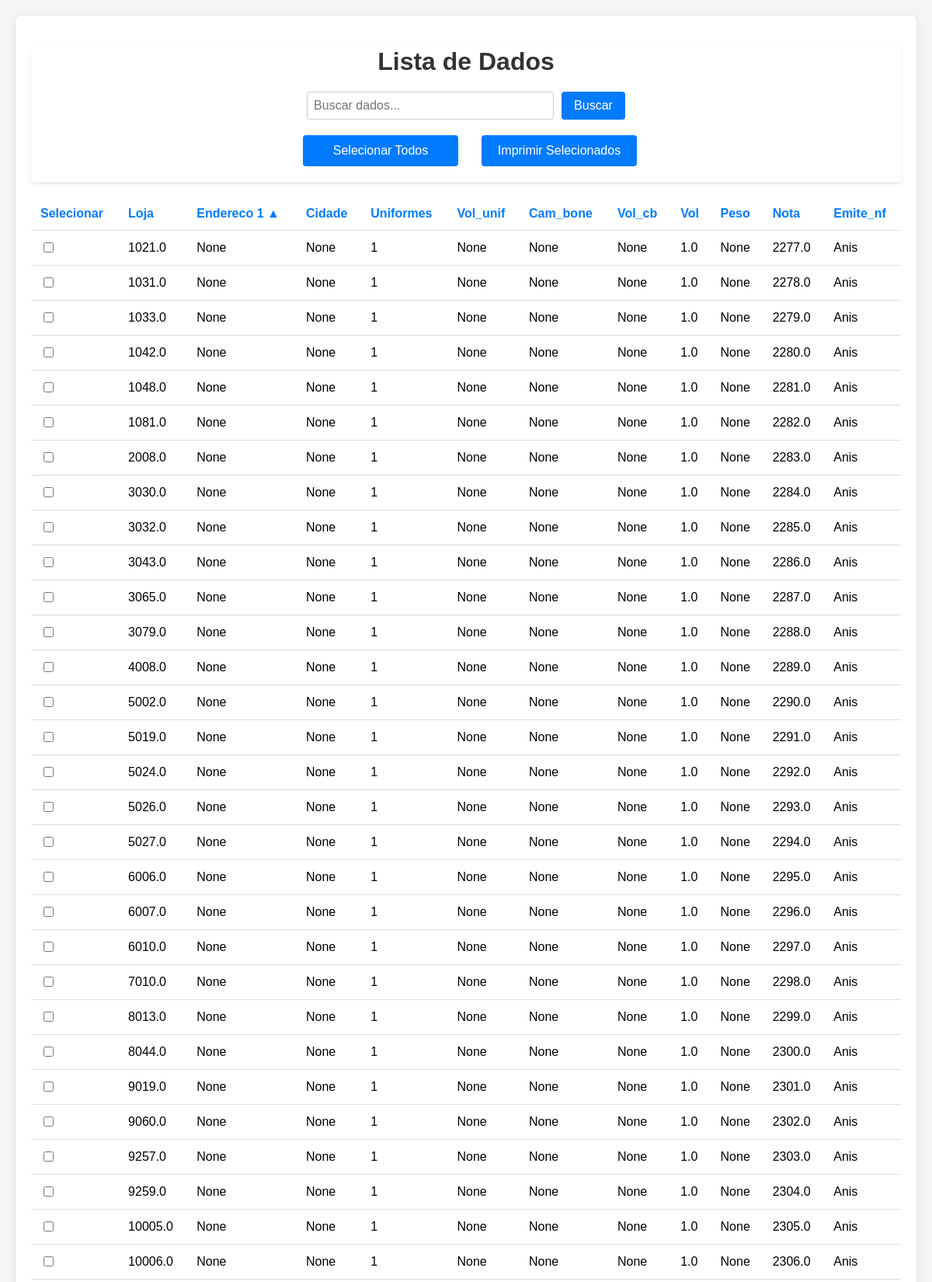
Page /produtos/?search=&sort=endereco1&direction=asc (upper part) on the committed database.
### produtos/models.py (models this page shows, shortened)
class Produto(models.Model):
    loja = models.CharField(max_length=100, null=True, blank=True)
    endereco1 = models.CharField(max_length=200, null=True, blank=True)
    cidade = models.CharField(max_length=100, null=True, blank=True)
    uniformes = models.IntegerField(null=True, blank=True)
    vol_unif = models.FloatField(null=True, blank=True)
    cam_bone = models.IntegerField(null=True, blank=True)
    vol_cb = models.FloatField(null=True, blank=True)
    vol = models.FloatField(null=True, blank=True)
    peso = models.FloatField(null=True, blank=True)
    nota = models.CharField(max_length=50, null=True, blank=True)
    emite_nf = models.CharField(max_length=10, null=True, blank=True)

### produtos/views.py (the view)
# urls.py: path('produtos/', lista_produtos, name="lista_produtos"),
def lista_produtos(request):
    produtos_list = Produto.objects.all()
    search_query = request.GET.get('search', '')
    if search_query:
        produtos_list = produtos_list.filter(
            loja__icontains=search_query
        )
    sort_by = request.GET.get('sort', 'loja')
    order_direction = request.GET.get('direction', 'asc')
    if order_direction == 'desc':
        sort_by = f'-{sort_by}'
    produtos_list = produtos_list.order_by(sort_by)
    paginator = Paginator(produtos_list, 150)
    page_number = request.GET.get('page')
    page_obj = paginator.get_page(page_number)
    context = {
        'page_obj': page_obj,
        'search_query': search_query,
        'sort_by': sort_by.lstrip('-'),
        'order_direction': order_direction,
    }
    return render(request, 'produtos/lista_produtos.html', context)

### produtos/templates/produtos/lista_produtos.html (shortened to what this page needs)
<!DOCTYPE html>
<html lang="en">
<head>
    {% load static %}
    <link rel="stylesheet" href="{% static 'css/styles.css' %}">
</head>
<body>
    <div class="container">
        <div class = "cabecalho">
            <h1>Lista de Dados</h1>
            <form method="GET" action="{% url 'lista_produtos' %}">
                <input type="text" name="search" value="{{ search_query }}" placeholder="Buscar dados...">
                <button type="submit">Buscar</button>
            </form>
            <div class="action-buttons">
                <button id="selectAll">Selecionar Todos</button>
            <form method="POST" action="{% url 'imprimir_produtos' %}">
                <button type="submit">Imprimir Selecionados</button>
            </div>
        </div>
        <table>
            <thead>
                <tr>
                    <th id="selecionar">Selecionar</th>
                    <th>
                        <a href="?search={{ search_query }}&sort=loja&direction={% if sort_by == 'loja' and order_direction == 'asc' %}desc{% else %}asc{% endif %}">
                            Loja
                        </a>
                    </th>
                    <th>
                        <a href="?search={{ search_query }}&sort=endereco1&direction={% if sort_by == 'endereco1' and order_direction == 'asc' %}desc{% else %}asc{% endif %}">
                            Endereco 1
                            {% if sort_by == 'endereco1' %}
                                {% if order_direction == 'asc' %}▲{% else %}▼{% endif %}
                            {% endif %}
                        </a>
                    </th>
                    <th>
                        <a href="?search={{ search_query }}&sort=cidade&direction={% if sort_by == 'cidade' and order_direction == 'asc' %}desc{% else %}asc{% endif %}">
                            Cidade
                        </a>
                    </th>
                    <th>
                        <a href="?search={{ search_query }}&sort=uniformes&direction={% if sort_by == 'uniformes' and order_direction == 'asc' %}desc{% else %}asc{% endif %}">
                            Uniformes
                        </a>
                    </th>
                    <th>
                        <a href="?search={{ search_query }}&sort=vol_unif&direction={% if sort_by == 'vol_unif' and order_direction == 'asc' %}desc{% else %}asc{% endif %}">
                            Vol_unif
                        </a>
                    </th>
                     <th>
                        <a href="?search={{ search_query }}&sort=cam_bone&direction={% if sort_by == 'cam_bone' and order_direction == 'asc' %}desc{% else %}asc{% endif %}">
                            Cam_bone
                        </a>
                    </th>
                     <th>
                        <a href="?search={{ search_query }}&sort=vol_cb&direction={% if sort_by == 'vol_cb' and order_direction == 'asc' %}desc{% else %}asc{% endif %}">
                            Vol_cb
                        </a>
                    </th>
                     <th>
                        <a href="?search={{ search_query }}&sort=vol&direction={% if sort_by == 'vol' and order_direction == 'asc' %}desc{% else %}asc{% endif %}">
                            Vol
                        </a>
                    </th>
                     <th>
                        <a href="?search={{ search_query }}&sort=peso&direction={% if sort_by == 'peso' and order_direction == 'asc' %}desc{% else %}asc{% endif %}">
                            Peso
                        </a>
                    </th>
                     <th>
                        <a href="?search={{ search_query }}&sort=nota&direction={% if sort_by == 'nota' and order_direction == 'asc' %}desc{% else %}asc{% endif %}">
                            Nota
                        </a>
                    </th>
                     <th>
                        <a href="?search={{ search_query }}&sort=emite_nf&direction={% if sort_by == 'emite_nf' and order_direction == 'asc' %}desc{% else %}asc{% endif %}">
                            Emite_nf
                        </a>
                    </th>
                </tr>
            </thead>
            <tbody>
                {% for produto in page_obj %}
                <tr>
                    <td><input type="checkbox" name="produtos_selecionados" class="check" value="{{ produto.id }}" ></td>
                    <td>{{ produto.loja }}</td>
                    <td>{{ produto.endereco1 }}</td>
                    <td>{{ produto.cidade }}</td>
                    <td>{{ produto.uniformes }}</td>
                    <td>{{ produto.vol_unif }}</td>
                    <td>{{ produto.cam_bone }}</td>
                    <td>{{ produto.vol_cb }}</td>
                    <td>{{ produto.vol }}</td>
                    <td>{{ produto.peso }}</td>
                    <td>{{ produto.nota }}</td>
                    <td>{{ produto.emite_nf }}</td>
                </tr>
                {% endfor %}
            </tbody>
        </table>
    </div>
</body>
</html>

### static/css/styles.css (style rules this page uses)
body { font-family: Arial, sans-serif; margin: 20px; background-color: #f4f4f4; }
.container { max-width: 1200px; margin: 0 auto; background: #fff; padding: 20px; box-shadow: 0 2px 8px rgba(0, 0, 0, 0.1); border-radius: 8px; }
h1 { text-align: center; margin-bottom: 20px; color: #333; }
form { display: flex; justify-content: center; margin-bottom: 20px; }
input[type="text"] { padding: 8px; font-size: 16px; border: 1px solid #ccc; border-radius: 4px; width: 300px; }
button { padding: 8px 16px; font-size: 16px; border: none; background-color: #007bff; color: #fff; border-radius: 4px; margin-left: 10px; cursor: pointer; }
table { width: 100%; border-collapse: collapse; margin-bottom: 20px; }
th, td { padding: 12px; text-align: left; border-bottom: 1px solid #ddd; }
th a { color: #007bff; text-decoration: none; }
th#selecionar { color: #007bff; text-decoration: none; }
.action-buttons { display: flex; justify-content: center; gap: 20px; margin-bottom: 20px; }
.action-buttons button { padding: 10px 20px; font-size: 16px; cursor: pointer; width: 200px; height: 40px; text-align: center; }
.cabecalho { position: sticky; top: 0; background-color: #ffffff; z-index: 10; box-shadow: 0 2px 5px rgba(0,0,0,0.1); }

### rows in the picture
Produto: loja "1021.0", endereco1 "None", cidade "None", uniformes "1", vol_unif "None", cam_bone "None", vol_cb "None", vol "1.0", peso "None", nota "2277.0", emite_nf "Anis"
Produto: loja "1031.0", endereco1 "None", cidade "None", uniformes "1", vol_unif "None", cam_bone "None", vol_cb "None", vol "1.0", peso "None", nota "2278.0", emite_nf "Anis"
Produto: loja "1033.0", endereco1 "None", cidade "None", uniformes "1", vol_unif "None", cam_bone "None", vol_cb "None", vol "1.0", peso "None", nota "2279.0", emite_nf "Anis"
Produto: loja "1042.0", endereco1 "None", cidade "None", uniformes "1", vol_unif "None", cam_bone "None", vol_cb "None", vol "1.0", peso "None", nota "2280.0", emite_nf "Anis"
Produto: loja "1048.0", endereco1 "None", cidade "None", uniformes "1", vol_unif "None", cam_bone "None", vol_cb "None", vol "1.0", peso "None", nota "2281.0", emite_nf "Anis"
Produto: loja "1081.0", endereco1 "None", cidade "None", uniformes "1", vol_unif "None", cam_bone "None", vol_cb "None", vol "1.0", peso "None", nota "2282.0", emite_nf "Anis"
Produto: loja "2008.0", endereco1 "None", cidade "None", uniformes "1", vol_unif "None", cam_bone "None", vol_cb "None", vol "1.0", peso "None", nota "2283.0", emite_nf "Anis"
Produto: loja "3030.0", endereco1 "None", cidade "None", uniformes "1", vol_unif "None", cam_bone "None", vol_cb "None", vol "1.0", peso "None", nota "2284.0", emite_nf "Anis"
Produto: loja "3032.0", endereco1 "None", cidade "None", uniformes "1", vol_unif "None", cam_bone "None", vol_cb "None", vol "1.0", peso "None", nota "2285.0", emite_nf "Anis"
Produto: loja "3043.0", endereco1 "None", cidade "None", uniformes "1", vol_unif "None", cam_bone "None", vol_cb "None", vol "1.0", peso "None", nota "2286.0", emite_nf "Anis"
Produto: loja "3065.0", endereco1 "None", cidade "None", uniformes "1", vol_unif "None", cam_bone "None", vol_cb "None", vol "1.0", peso "None", nota "2287.0", emite_nf "Anis"
Produto: loja "3079.0", endereco1 "None", cidade "None", uniformes "1", vol_unif "None", cam_bone "None", vol_cb "None", vol "1.0", peso "None", nota "2288.0", emite_nf "Anis"
Produto: loja "4008.0", endereco1 "None", cidade "None", uniformes "1", vol_unif "None", cam_bone "None", vol_cb "None", vol "1.0", peso "None", nota "2289.0", emite_nf "Anis"
Produto: loja "5002.0", endereco1 "None", cidade "None", uniformes "1", vol_unif "None", cam_bone "None", vol_cb "None", vol "1.0", peso "None", nota "2290.0", emite_nf "Anis"
Produto: loja "5019.0", endereco1 "None", cidade "None", uniformes "1", vol_unif "None", cam_bone "None", vol_cb "None", vol "1.0", peso "None", nota "2291.0", emite_nf "Anis"
Produto: loja "5024.0", endereco1 "None", cidade "None", uniformes "1", vol_unif "None", cam_bone "None", vol_cb "None", vol "1.0", peso "None", nota "2292.0", emite_nf "Anis"
Produto: loja "5026.0", endereco1 "None", cidade "None", uniformes "1", vol_unif "None", cam_bone "None", vol_cb "None", vol "1.0", peso "None", nota "2293.0", emite_nf "Anis"
Produto: loja "5027.0", endereco1 "None", cidade "None", uniformes "1", vol_unif "None", cam_bone "None", vol_cb "None", vol "1.0", peso "None", nota "2294.0", emite_nf "Anis"
Produto: loja "6006.0", endereco1 "None", cidade "None", uniformes "1", vol_unif "None", cam_bone "None", vol_cb "None", vol "1.0", peso "None", nota "2295.0", emite_nf "Anis"
Produto: loja "6007.0", endereco1 "None", cidade "None", uniformes "1", vol_unif "None", cam_bone "None", vol_cb "None", vol "1.0", peso "None", nota "2296.0", emite_nf "Anis"
Produto: loja "6010.0", endereco1 "None", cidade "None", uniformes "1", vol_unif "None", cam_bone "None", vol_cb "None", vol "1.0", peso "None", nota "2297.0", emite_nf "Anis"
Produto: loja "7010.0", endereco1 "None", cidade "None", uniformes "1", vol_unif "None", cam_bone "None", vol_cb "None", vol "1.0", peso "None", nota "2298.0", emite_nf "Anis"
Produto: loja "8013.0", endereco1 "None", cidade "None", uniformes "1", vol_unif "None", cam_bone "None", vol_cb "None", vol "1.0", peso "None", nota "2299.0", emite_nf "Anis"
Produto: loja "8044.0", endereco1 "None", cidade "None", uniformes "1", vol_unif "None", cam_bone "None", vol_cb "None", vol "1.0", peso "None", nota "2300.0", emite_nf "Anis"
Produto: loja "9019.0", endereco1 "None", cidade "None", uniformes "1", vol_unif "None", cam_bone "None", vol_cb "None", vol "1.0", peso "None", nota "2301.0", emite_nf "Anis"
Produto: loja "9060.0", endereco1 "None", cidade "None", uniformes "1", vol_unif "None", cam_bone "None", vol_cb "None", vol "1.0", peso "None", nota "2302.0", emite_nf "Anis"
Produto: loja "9257.0", endereco1 "None", cidade "None", uniformes "1", vol_unif "None", cam_bone "None", vol_cb "None", vol "1.0", peso "None", nota "2303.0", emite_nf "Anis"
Produto: loja "9259.0", endereco1 "None", cidade "None", uniformes "1", vol_unif "None", cam_bone "None", vol_cb "None", vol "1.0", peso "None", nota "2304.0", emite_nf "Anis"
Produto: loja "10005.0", endereco1 "None", cidade "None", uniformes "1", vol_unif "None", cam_bone "None", vol_cb "None", vol "1.0", peso "None", nota "2305.0", emite_nf "Anis"
Produto: loja "10006.0", endereco1 "None", cidade "None", uniformes "1", vol_unif "None", cam_bone "None", vol_cb "None", vol "1.0", peso "None", nota "2306.0", emite_nf "Anis"
